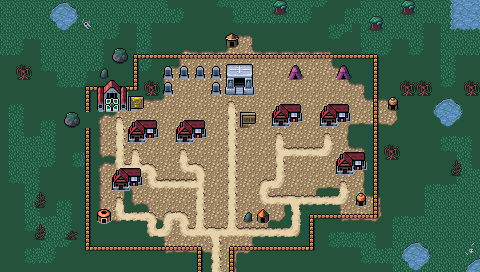

Below is a game level as drawn by its tile map, then a one-line description and the .tmx that defines it (tile-layer data replaced by summaries):
An orthogonal 30x17 tile map with 16x16 px tiles, 4 tile layers (Background, Ground, Foreground, AboveSprites), 3 tilesets and 8 objects.

<map version="1.10" tiledversion="1.10.1" orientation="orthogonal" renderorder="right-down" width="30" height="17" tilewidth="16" tileheight="16" infinite="0" nextlayerid="6" nextobjectid="53">
 <editorsettings>
  <export target="wastetown..tmx" format="tmx" />
 </editorsettings>
 <tileset firstgid="1" source="../../../../common/maps/tileset/main.tsx" />
 <tileset firstgid="10113" source="../../../../common/maps/tileset/buildings.tsx" />
 <tileset firstgid="11905" source="../../../../common/maps/tileset/buildings-nocollide.tsx" />
 <layer id="1" name="Background" width="30" height="17">
  <data>[510 cells, 510 non-empty, 1 distinct tile ids]</data>
 </layer>
 <layer id="2" name="Ground" width="30" height="17">
  <data>[510 cells, 398 non-empty, 43 distinct tile ids]</data>
 </layer>
 <layer id="3" name="Foreground" width="30" height="17">
  <properties>
   <property name="spriteLayer" type="bool" value="true" />
  </properties>
  <data>[510 cells, 155 non-empty, 35 distinct tile ids]</data>
 </layer>
 <layer id="5" name="AboveSprites" width="30" height="17">
  <data>[510 cells, 25 non-empty, 13 distinct tile ids]</data>
 </layer>
 <objectgroup id="4" name="Objects">
  <object id="38" template="../../../../common/maps/obj/entry_up.tx" x="208" y="272" />
  <object id="41" template="../../../../common/maps/obj/shop.tx" x="129" y="146">
   <properties>
    <property name="commonShopList" value="Zombie,Undead,Demon,Assassin,Horrors,Thrull,Phyrexian" />
   </properties>
  </object>
  <object id="42" template="../../../../common/maps/obj/shop.tx" x="177" y="145">
   <properties>
    <property name="commonShopList" value="AlphaBoosterPackShop,BetaBoosterPackShop,GammaBoosterPackShop,DeltaBoosterPackShop" />
   </properties>
  </object>
  <object id="43" template="../../../../common/maps/obj/shop.tx" x="321" y="129">
   <properties>
    <property name="commonShopList" value="ColorRandomBlack" />
   </properties>
  </object>
  <object id="47" template="../../../../common/maps/obj/inn.tx" x="230" y="98" />
  <object id="48" template="../../../../common/maps/obj/shop.tx" x="336" y="80">
   <properties>
    <property name="commonShopList" value="Swamp" />
   </properties>
  </object>
  <object id="49" template="../../../../common/maps/obj/quest.tx" x="95" y="114" width="36" height="16">
   <properties>
    <property name="questtype" value="swamp_town_tribal" />
   </properties>
  </object>
  <object id="50" template="../../../../common/maps/obj/shardtrader.tx" x="288" y="82" />
 </objectgroup>
</map>
